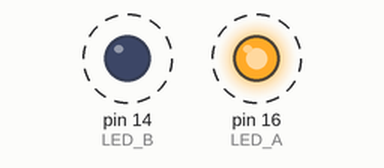
Recording of a sketch running on a simulated Arduino Uno, built with avr-gcc and run on an emulated ATmega328P. Parts: output pins drawn as LEDs (lit = HIGH). Dashed ring = blinking.

Above: at 0.2 s.
Timing chart, 0 to 3.0 s (numbered marks = the images above):
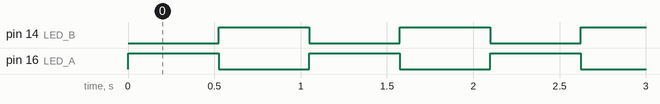

The sketch:

timer-blink.ino
```cpp
/*
 * TIMER LED BLINK
 *
 * Headers
 * https://github.com/arduino/ArduinoCore-avr/blob/master/cores/arduino/Arduino.h
 *
 * Stackexchange "Where is documentation?"
 * https://arduino.stackexchange.com/questions/12382/where-is-documentation-on-arduinos-internal-interrupts
 *
 * Timer tutorial
 * https://github.com/ElektorLabs/Arduino/blob/master/source2/avr/cores/arduino/avr/iom328p.h
 *
 * Interrupts
 * http://www.nongnu.org/avr-libc/user-manual/group__avr__interrupts.html
 *
 * Datasheet
 * https://ww1.microchip.com/downloads/en/DeviceDoc/ATmega48A-PA-88A-PA-168A-PA-328-P-DS-DS40002061B.pdf
 *
*/
const int LED_A = 16;
const int LED_B = 14;
const int DELAY = 300;
const int DELTA = 30;

bool toggle_status = 0;

void setup() {
  // Serial.begin(9600);

  pinMode(LED_A, OUTPUT);
  pinMode(LED_B, OUTPUT);

  //global_counter = 0;
  // initialize Timer1
  cli();             // disable global interrupts
  TCCR1A = 0;        // set entire TCCR1A register to 0
  TCCR1B = 0;
  // Set CS10 and CS12 bits so timer runs at clock speed /1024: 
  // TCCR1B |= (1 << CS12)|(1 << CS10); // 1 0 1
  TCCR1B |= (1 << CS12)|(1 << WGM12); // CSxx=1 0 0 | WGM12=CTC Mode

  // enable Timer1 overflow interrupt:
  // TIMSK1 = (1 << TOIE1); // Timer overflow
  TIMSK1 = (1 << OCIE1A); // Output compare match A

  OCR1A = 32767;

  // enable global interrupts:
  sei();
}

void loop() {
  delay(1000); // delay uses timer0
  // Serial.print("counter: ");
  // Serial.println(global_counter);
}

/*
ISR(TIMER1_OVF_vect)
{
  toggle_status = !toggle_status;
  digitalWrite(LED_A, toggle_status);
  digitalWrite(LED_B, !toggle_status);
}
*/

ISR(TIMER1_COMPA_vect)
{
  toggle_status = !toggle_status;
  digitalWrite(LED_A, toggle_status);
  digitalWrite(LED_B, !toggle_status);
}
```

Measured:
- by itself, pin 14 (LED_B), pin 16 (LED_A): alternates HIGH for 0.52 s and LOW for 0.52 s
